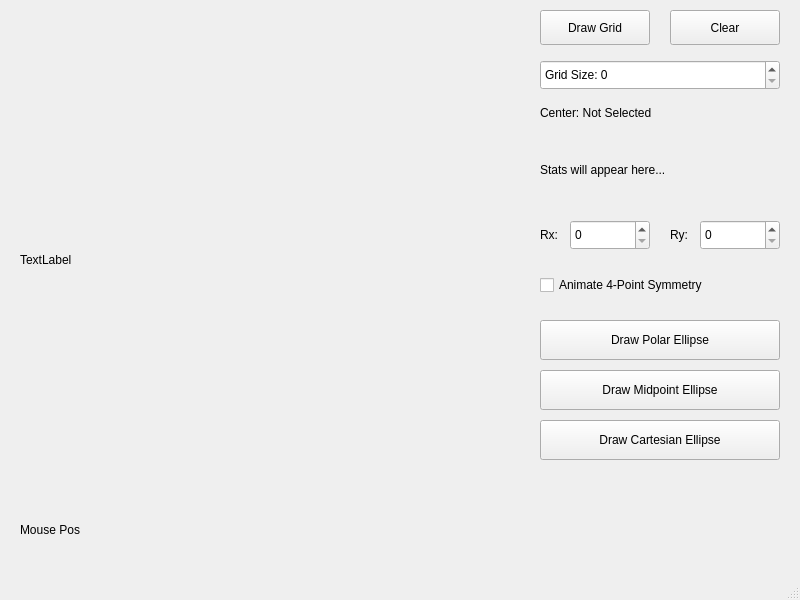
<?xml version="1.0" encoding="UTF-8"?>
<ui version="4.0">
 <class>MainWindow</class>
 <widget class="QMainWindow" name="MainWindow">
  <property name="geometry">
   <rect>
    <x>0</x>
    <y>0</y>
    <width>800</width>
    <height>600</height>
   </rect>
  </property>
  <property name="windowTitle">
   <string>Ellipse Drawing Algorithms</string>
  </property>
  <widget class="QWidget" name="centralwidget">
   <widget class="my_label" name="frame">
    <property name="geometry">
     <rect>
      <x>20</x>
      <y>10</y>
      <width>500</width>
      <height>500</height>
     </rect>
    </property>
    <property name="text">
     <string>TextLabel</string>
    </property>
   </widget>

   <widget class="QLabel" name="mouse_movement">
    <property name="geometry">
     <rect>
      <x>20</x>
      <y>520</y>
      <width>200</width>
      <height>20</height>
     </rect>
    </property>
    <property name="text">
     <string>Mouse Pos</string>
    </property>
   </widget>
   <widget class="QLabel" name="mouse_pressed">
    <property name="geometry">
     <rect>
      <x>240</x>
      <y>520</y>
      <width>200</width>
      <height>20</height>
     </rect>
    </property>
    <property name="text">
     <string></string>
    </property>
   </widget>
   <widget class="QLabel" name="mouse_pressed_2">
    <property name="geometry">
     <rect>
      <x>460</x>
      <y>520</y>
      <width>200</width>
      <height>20</height>
     </rect>
    </property>
    <property name="text">
     <string></string>
    </property>
   </widget>

   <!-- Grid Setup -->
   <widget class="QPushButton" name="pushButton_2">
    <property name="geometry">
     <rect>
      <x>540</x>
      <y>10</y>
      <width>110</width>
      <height>35</height>
     </rect>
    </property>
    <property name="text">
     <string>Draw Grid</string>
    </property>
   </widget>
   <widget class="QPushButton" name="clear">
    <property name="geometry">
     <rect>
      <x>670</x>
      <y>10</y>
      <width>110</width>
      <height>35</height>
     </rect>
    </property>
    <property name="text">
     <string>Clear</string>
    </property>
   </widget>

   <widget class="QSpinBox" name="spinBox">
    <property name="geometry">
     <rect>
      <x>540</x>
      <y>60</y>
      <width>240</width>
      <height>30</height>
     </rect>
    </property>
    <property name="prefix">
     <string>Grid Size: </string>
    </property>
    <property name="buttonSymbols">
     <enum>QAbstractSpinBox::ButtonSymbols::UpDownArrows</enum>
    </property>
    <property name="maximum">
     <number>100</number>
    </property>
    <property name="singleStep">
     <number>10</number>
    </property>
   </widget>

   <widget class="QLabel" name="center_label">
    <property name="geometry">
     <rect>
      <x>540</x>
      <y>100</y>
      <width>240</width>
      <height>25</height>
     </rect>
    </property>
    <property name="text">
     <string>Center: Not Selected</string>
    </property>
   </widget>

   <widget class="QLabel" name="time_label">
    <property name="geometry">
     <rect>
      <x>540</x>
      <y>130</y>
      <width>240</width>
      <height>80</height>
     </rect>
    </property>
    <property name="text">
     <string>Stats will appear here...</string>
    </property>
    <property name="wordWrap">
     <bool>true</bool>
    </property>
   </widget>

   <!-- Ellipse parameters -->
   <widget class="QLabel" name="label_rx">
    <property name="geometry">
     <rect>
      <x>540</x>
      <y>220</y>
      <width>30</width>
      <height>30</height>
     </rect>
    </property>
    <property name="text">
     <string>Rx:</string>
    </property>
   </widget>
   <widget class="QSpinBox" name="rxBox">
    <property name="geometry">
     <rect>
      <x>570</x>
      <y>220</y>
      <width>80</width>
      <height>30</height>
     </rect>
    </property>
   </widget>

   <widget class="QLabel" name="label_ry">
    <property name="geometry">
     <rect>
      <x>670</x>
      <y>220</y>
      <width>30</width>
      <height>30</height>
     </rect>
    </property>
    <property name="text">
     <string>Ry:</string>
    </property>
   </widget>
   <widget class="QSpinBox" name="ryBox">
    <property name="geometry">
     <rect>
      <x>700</x>
      <y>220</y>
      <width>80</width>
      <height>30</height>
     </rect>
    </property>
   </widget>

   <widget class="QCheckBox" name="animate_checkBox">
    <property name="geometry">
     <rect>
      <x>540</x>
      <y>270</y>
      <width>240</width>
      <height>30</height>
     </rect>
    </property>
    <property name="text">
     <string>Animate 4-Point Symmetry</string>
    </property>
   </widget>

   <!-- Drawing Buttons -->
   <widget class="QPushButton" name="draw_polar">
    <property name="geometry">
     <rect>
      <x>540</x>
      <y>320</y>
      <width>240</width>
      <height>40</height>
     </rect>
    </property>
    <property name="text">
     <string>Draw Polar Ellipse</string>
    </property>
   </widget>
   <widget class="QPushButton" name="draw_midpoint_ellipse">
    <property name="geometry">
     <rect>
      <x>540</x>
      <y>370</y>
      <width>240</width>
      <height>40</height>
     </rect>
    </property>
    <property name="text">
     <string>Draw Midpoint Ellipse</string>
    </property>
   </widget>
   <widget class="QPushButton" name="draw_cartesian">
    <property name="geometry">
     <rect>
      <x>540</x>
      <y>420</y>
      <width>240</width>
      <height>40</height>
     </rect>
    </property>
    <property name="text">
     <string>Draw Cartesian Ellipse</string>
    </property>
   </widget>

  </widget>
  <widget class="QMenuBar" name="menubar">
   <property name="geometry">
    <rect>
     <x>0</x>
     <y>0</y>
     <width>800</width>
     <height>25</height>
    </rect>
   </property>
  </widget>
  <widget class="QStatusBar" name="statusbar"/>
 </widget>
 <customwidgets>
  <customwidget>
   <class>my_label</class>
   <extends>QLabel</extends>
   <header location="global">my_label.h</header>
  </customwidget>
 </customwidgets>
 <resources/>
 <connections/>
</ui>
